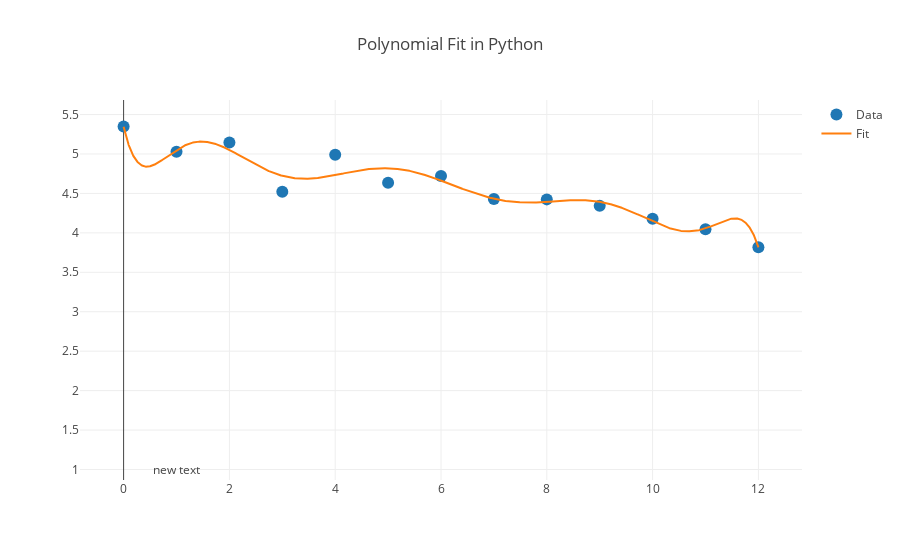

The code cell stored with this chart in its notebook:
### Code cell
india = len(India_Data_LL)
india_days = 3210
india_power = 9
India_13yr_LL = interploation_1d(India_Data_LL, india, india_days, india_power)

### Figure 1 — Plotly figure (JSON) as saved in the notebook; plotly's stock layout.template omitted (floating-point values rounded to 4 significant figures; data arrays with more than 128 entries replaced by an {"elided": "..."} marker saying what was removed)
{"data": [{"marker": {"size": 12}, "mode": "markers", "name": "Data", "type": "scatter", "uid": "5eb737b1-4b22-4e9d-9028-68660b75ce55", "x": [0, 1, 2, 3, 4, 5, 6, 7, 8, 9, 10, 11, 12], "y": [5.348, 5.027, 5.146, 4.522, 4.989, 4.635, 4.72, 4.428, 4.424, 4.342, 4.179, 4.046, 3.818]}, {"mode": "lines", "name": "Fit", "type": "scatter", "uid": "deea896f-2ec2-4a54-9a19-e36530b34471", "x": {"elided": "3210 float values"}, "y": {"elided": "3210 float values"}}], "layout": {"annotations": [{"showarrow": false, "x": 1, "y": 1}], "title": {"text": "Polynomial Fit in Python"}}}
